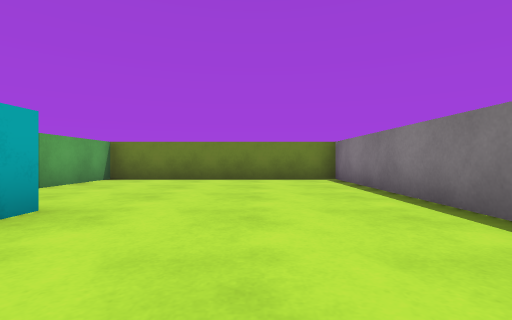
[1] (above)

17 first-person views from a walk through a Unity game level. The camera is 0.51 m above the floor, looks level and sees 85° across. The floor is counted in squares, 1 m on a side. Each view is taken from the middle of a square. On the plan, view 1 faces up. The plan holds only what a view shows up to about 9 squares ahead; the rest is blank. The player character is not drawn. Surface patterns are stand-ins for the level's own textures.

[2]
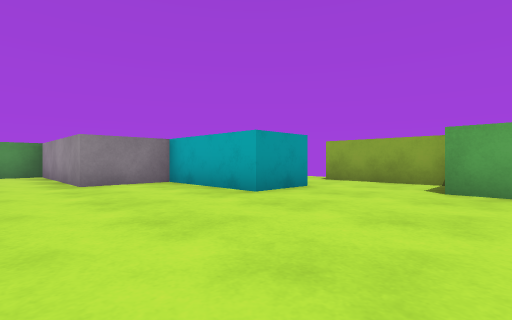

[3]
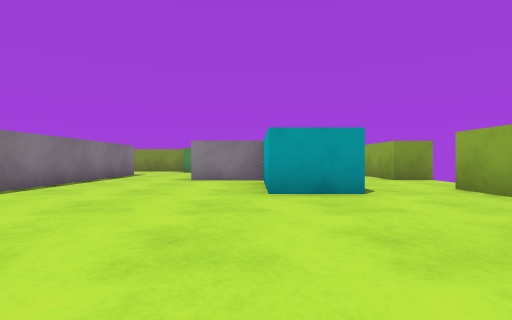

[4]
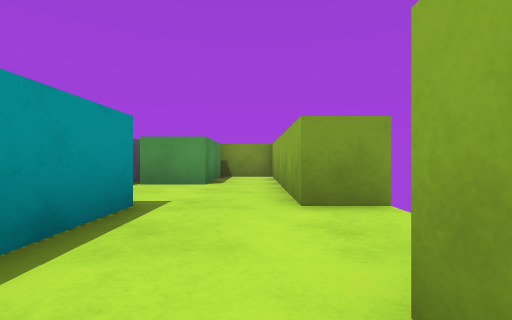

[5]
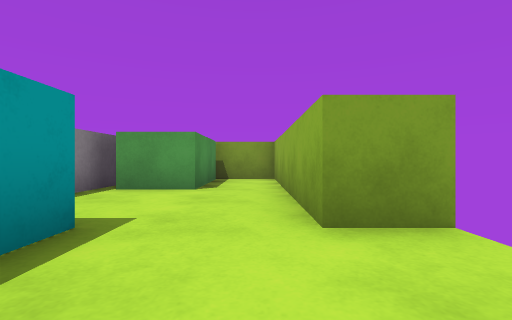

[6]
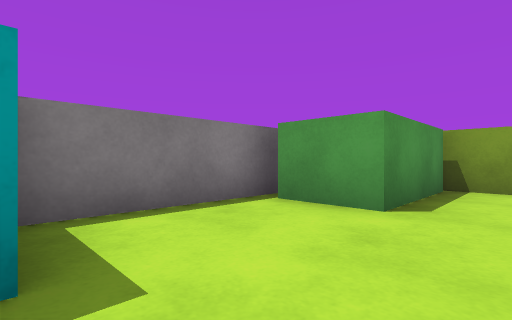

[7]
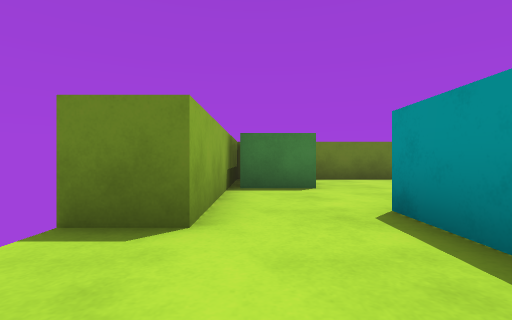

[8]
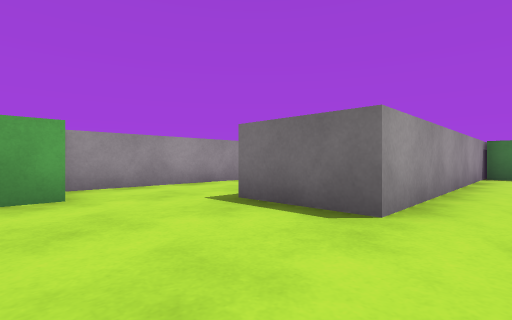

[9]
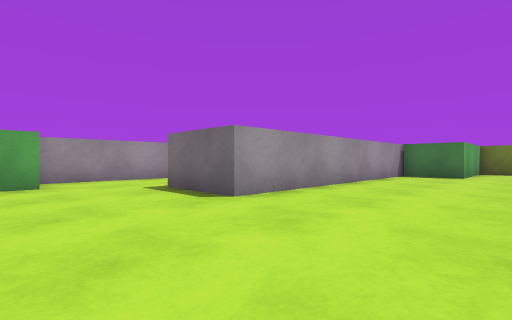

[10]
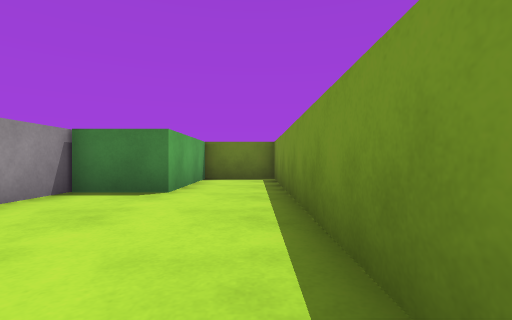

[11]
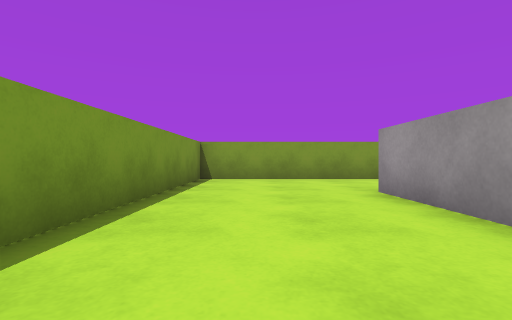

[12]
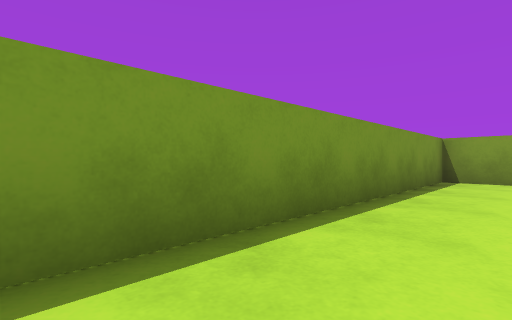

[13]
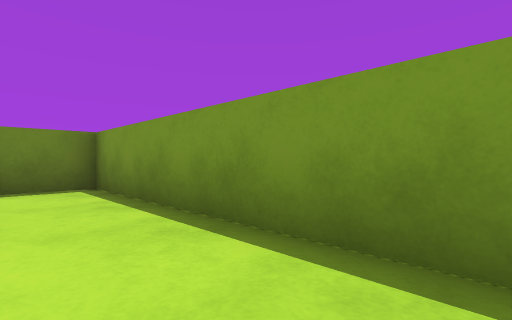

[14]
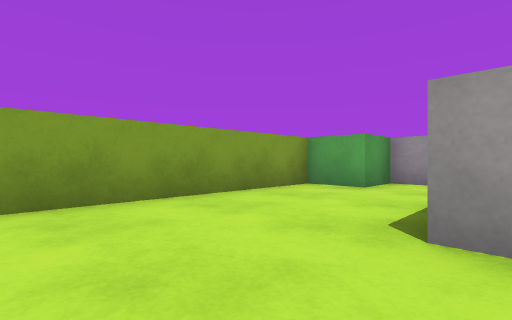

[15]
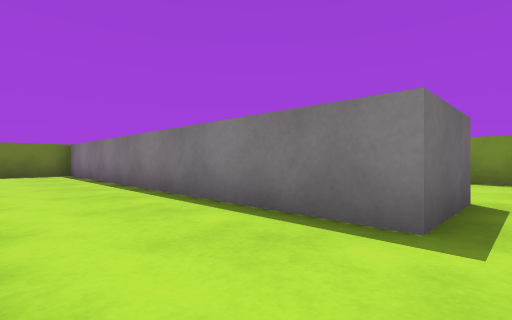

[16]
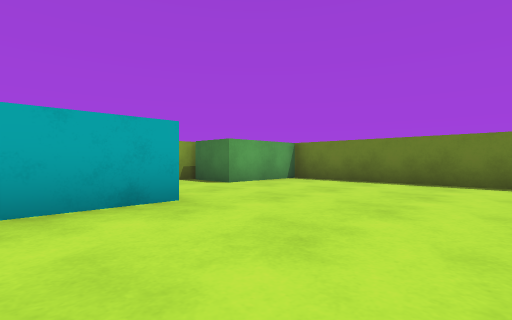

[17]
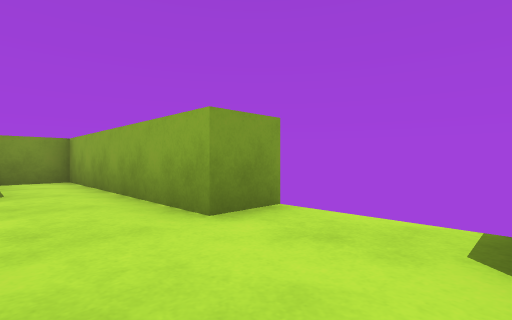

### Floor plan
Points are (right, up) in squares from view 1. A wall is a line through its corners. A room is listed if a view was taken in it or the views show most of it. See-through windows are left out.
Room 1 (views 1, 2, 3, 4, 5, 6, 7, 16, 17)
walls: (-3.6, -0.1) (-3.6, 2.8) (-2.2, 2.8) (-2.2, -0.1) (-0.4, -0.1) (-0.4, -2.5); (-6.6, -0.1) (-5.5, -0.1) (-5.5, -5.5) (-3.9, -5.5); (-2.2, -3.8) (-2.2, -0.1); (2.1, -2.5) (2.1, 7.5) (-5.5, 7.5) (-5.5, 2.1) (-6.5, 2.1)
ways out: opening at (0.5, -3) to room 2
objects: green block (-5, 5) to (-4, 7); green block (-4, -5) to (-3, -3)
Room 2 (views 8, 9, 10, 11, 12, 13, 14, 15)
walls: (-0.4, -2.5) (-0.4, -3.4); (4, 4.8) (4, -2.5) (2.1, -2.5); (0.9, -5.5) (7.5, -5.5) (7.5, 7.5) (5.6, 7.5) (5.6, 4.4) (4, 4.4)
ways out: opening at (0.5, -3) to room 1
objects: green block (0, -5) to (1, -4)

Positions as (right, up) in squares from view 1, and headings:
1: (0, 0), facing up
2: (1, 6), facing down-left
3: (-2, 7), facing down
4: (-5, 3), facing down
5: (-5, 2), facing down
6: (-5, 0), facing down-right
7: (-5, 0), facing up
8: (5, -5), facing up-left
9: (7, -5), facing up-left
10: (7, 0), facing up
11: (6, 2), facing down
12: (6, 2), facing down-right
13: (6, 2), facing up-right
14: (6, -2), facing down-left
15: (0, -3), facing up-right
16: (1, 1), facing up-left
17: (-4, 2), facing down-left
